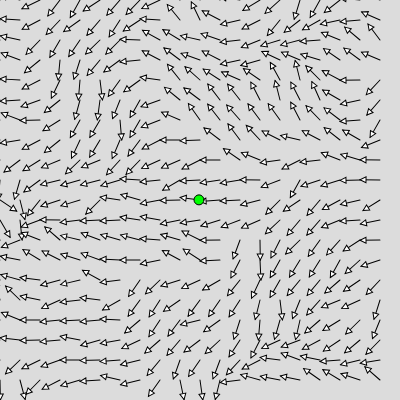
Frame 1 (no input)
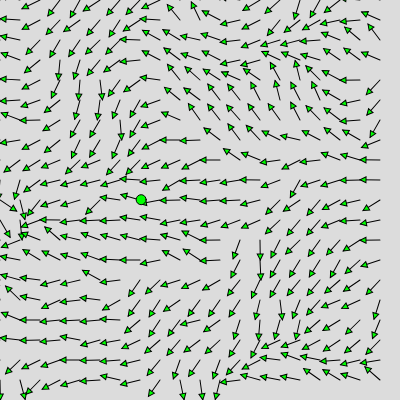
Frame 60 (no input)
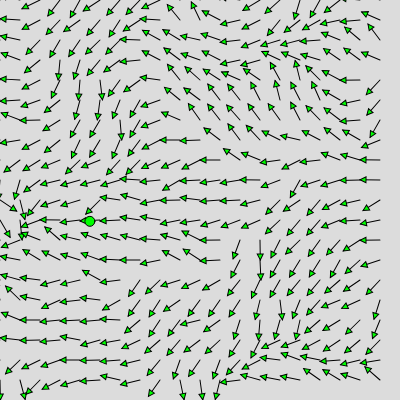
Frame 120 (the mouse pressed at the canvas centre since frame 60)

The p5.js sketch that drew these frames (run headless with seeded random() and noise() and a simulated clock; from frame 60 on, the mouse is pressed at the canvas centre):

// p5.js sketch
// ── sketch.js
let vectors = [];
let noiseScale = 0.01;
let position; 
let btnRestart; 
function setup() {
  createCanvas(400, 400);

  btnRestart = createButton("Restart");
  btnRestart.mousePressed(restartAnim);
  for (let y = 0; y < height; y += 20) {
    for (let x = 0; x < width; x += 20) {
      //let v = createVector(random(-1, 1), random(-1, 1));
      let angle = noise(x * noiseScale, y * noiseScale) * TWO_PI;
      let v = p5.Vector.fromAngle(angle);
      vectors.push(v);
    }
  }
  
  position = createVector(width/2, height/2);
}

function drawVector(v, x, y, s) {
  push();
  // Drawing the vector 
  translate(x, y);
  stroke(0);
  rotate(v.heading());
  line(0, 0, s, 0);
  
  //Drawing the arrow head - optional 
  let arrowsize = 6;
  translate(s,0)
  triangle(0, 0,-arrowsize,-arrowsize/2,-arrowsize,arrowsize/2); 
  
  pop();
}

function restartAnim(){
  position = createVector(width/2, height/2);
}

function draw() {
  background(220);

  for (let i = 0; i < vectors.length; i++) {
    let v = vectors[i];
    let x = (i % 20) * 20;
    let y = floor(i / 20) * 20;
    drawVector(v, x, y, 20);
  }
  
  //finding vector at its current location
  let index = floor(position.x / 20) + floor(position.y / 20) * 20;
  let v = vectors[index];
  position.add(v);
  position.x = constrain(position.x, 0, width);
  position.y = constrain(position.y, 0, height);
  fill(0, 255, 0);
  ellipse(position.x, position.y, 10, 10);
}
